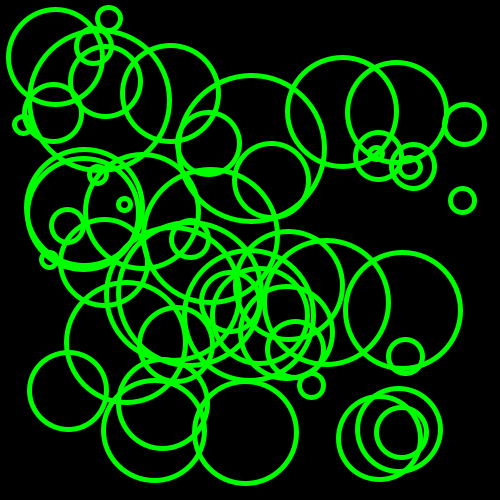
Frame 1 (no input)
Frame 60 (the mouse pressed at the canvas centre just before this capture): identical to frame 1, image omitted
Frame 120 (the mouse held since frame 60 and released just before this capture): identical to frame 1, image omitted

The Processing sketch that drew this single still picture (run headless with seeded random() and noise(); from frame 60 on, the mouse is pressed at the canvas centre):

// Processing sketch: CRCP6310_Arrays
// ── CRCP6310_Arrays.pde
// circles
// random x pos
// random y pos
// random size

int circleTotal;

// declaring the array reference
float[] xs;    // { 0 , 1 , 2 }
float[] ys;    // { 0 , 1 , 2 }
float[] sizes; // { 0 , 1 , 2 }


void setup() {
  size(500, 500);

  circleTotal = 50;

  // initialize the array
  xs = new float[circleTotal];
  println("xs = " + xs);

  ys = new float[circleTotal];
  println("ys = " + ys);
  println();
  // [   ,    ,   ]
  //   0   1    2
  
  sizes = new float[circleTotal];

  println("xs:");
  println(xs);
  println();

  println("ys:");
  println(ys);
  println();

  //xs[0] = random(width);
  //xs[1] = random(width);
  //xs[2] = random(width);

  //ys[0] = random(height);
  //ys[1] = random(height);
  //ys[2] = random(height);

  for (int i = 0; i < circleTotal; i++) {
    sizes[i] = random(10, 150);
    xs[i] = random(sizes[i] / 2.0, width - (sizes[i] / 2.0));
    ys[i] = random(sizes[i] / 2.0, height - (sizes[i] / 2.0));
  }
}

void draw() {
  background(0);
  strokeWeight(5);
  stroke(0, 255, 0);
  noFill();
  //ellipse(xs[0], ys[0], 50, 50);
  //ellipse(xs[1], ys[1], 50, 50);
  //ellipse(xs[2], ys[2], 50, 50);
  
  for (int i = 0; i < circleTotal; i++) {
    ellipse(xs[i], ys[i], sizes[i], sizes[i]); 
  }
}
